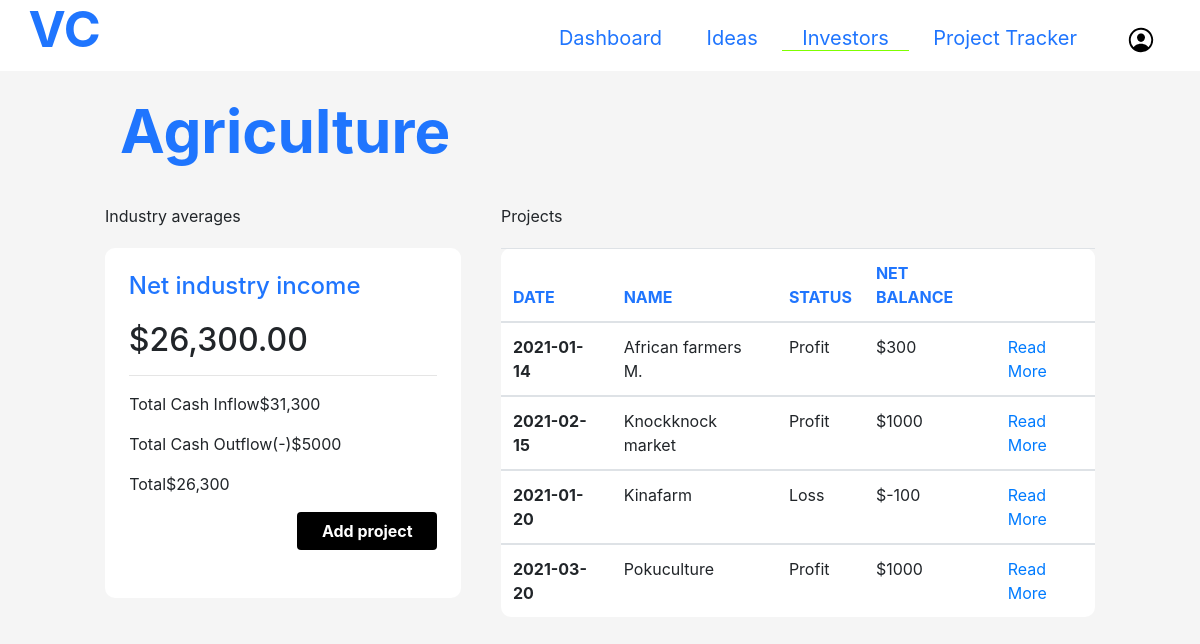
The page /agriculture.php on the database its author committed.
### tables this page shows
CREATE TABLE `agriculture` (
  `agric_id` int(11) NOT NULL,
  `firm_name` varchar(30) NOT NULL,
  `date` date NOT NULL,
  `status` varchar(30) DEFAULT NULL,
  `net_balance` int(40) DEFAULT NULL
);

### agriculture.php (the view, shortened to what this page needs)
<!DOCTYPE html>
<html>
<head>
    <link href="https://cdnjs.cloudflare.com/ajax/libs/simple-line-icons/2.4.1/css/simple-line-icons.min.css" rel="stylesheet">
    <link rel="stylesheet" href="https://maxcdn.bootstrapcdn.com/bootstrap/4.0.0/css/bootstrap.min.css">
    <link rel="stylesheet" href="css/forms.css">
    <link rel="stylesheet" href="css/main.css">
    <link rel="stylesheet" href="css/nav.css">
</head>
<body>
    <?php
        include("includes/nav.php");
        $conn = new Database();
        $dbase = $conn->connect();
        $sql = "SELECT * FROM `agriculture`";
        $result = $dbase->query($sql);
    echo '<main>
            <h1 class="i-heading">Agriculture</h1>
            <div class="row">
                <div class="left-b">
                    <caption>Industry averages</caption>
                    <div class="left-box">
                        <h4>Net industry income</h4>
                        <h2>$26,300.00</h2>
                        <hr>
                        <div class="row" style="padding: 0 5%;">
                            <p>Total Cash Inflow</p>
                            <p>$31,300</p>
                        </div>
                        <div class="row" style="padding: 0 5%;">
                            <p>Total Cash Outflow</p>
                            <p>(-)$5000</p>
                        </div>
                        <div class="row" style="padding: 0 5%;">
                            <p>Total</p>
                            <p>$26,300</p>
                        </div>'?>
                        <div class="form-group add-btn">
                            <button type="submit" class="btn btn-block add"><a href="project_info.php">Add project</a></button>
                        </div><?php echo '
                    </div>
                </div>
                <div class="right-b">
                    <caption>Projects</caption>
                    <table class="table right-box">
                        <thead>
                            <tr>
                                <th scope="col">DATE</th>
                                <th scope="col">NAME</th>
                                <th scope="col">STATUS</th>
                                <th scope="col">NET BALANCE</th>
                                <th scope="col"></th>
                            </tr>
                        </thead>';
                        if($result->num_rows > 0) {
                            while($row = $result->fetch_assoc()) {
                                echo '<tbody>
                                    <tr>
                                        <th scope="row">'. $row["date"].'</th>
                                        <td>'. $row["firm_name"].'</td>
                                        <td>'. $row["status"].'</td>
                                        <td>$'. $row["net_balance"].'</td>
                                        <td><a href="">Read More</a></td>
                                    </tr>
                                </tbody>';
                            }
                        }
                        echo '
                    </table>
                </div>
            </div>
        </main>';
    ?>
</body>
</html>

### css/forms.css (style rules this page uses)
body { background-color: #dee9ff; }

### css/main.css (style rules this page uses)
body { background-color: #F5F5F5; }
.main-title, h4 { padding-bottom: 4%; }
.decisions button > a, button.add > a, button.continue, button.continue:hover { color: white; }
main { padding: 2%; }
main { padding: 2% 10%; }
.left-b { width: 40%; }
.right-b { width: 60%; }
.left-box, .right-box { height: 350px; padding: 6%; margin: 20px 0; border-radius: 10px; background-color: white; }
.left-box { margin-right: 40px; }
.i-heading { color: #1F75FE; font-size: 60px; font-weight: 700; padding-bottom: 3%; }
.add { width: 140px; float: right; color: white; font-weight: 700; background-color: black; }
thead tr, h4 { color: #1F75FE; }

### rows shown on the page
agriculture: date "2021-01-14", firm_name "African farmers M.", status "Profit", net_balance "300"
agriculture: date "2021-02-15", firm_name "Knockknock market", status "Profit", net_balance "1000"
agriculture: date "2021-01-20", firm_name "Kinafarm", status "Loss", net_balance "-100"
agriculture: date "2021-03-20", firm_name "Pokuculture", status "Profit", net_balance "1000"
